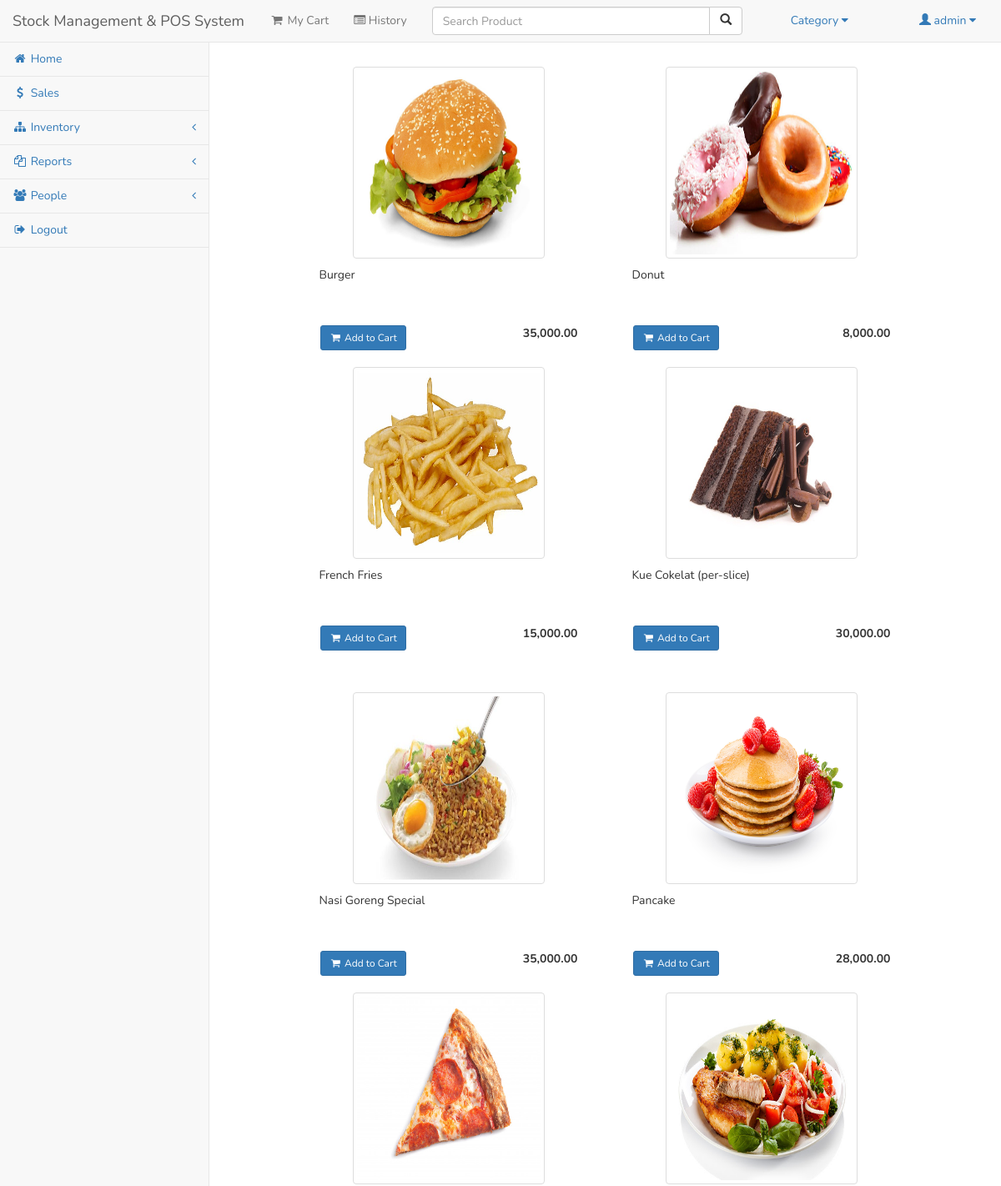
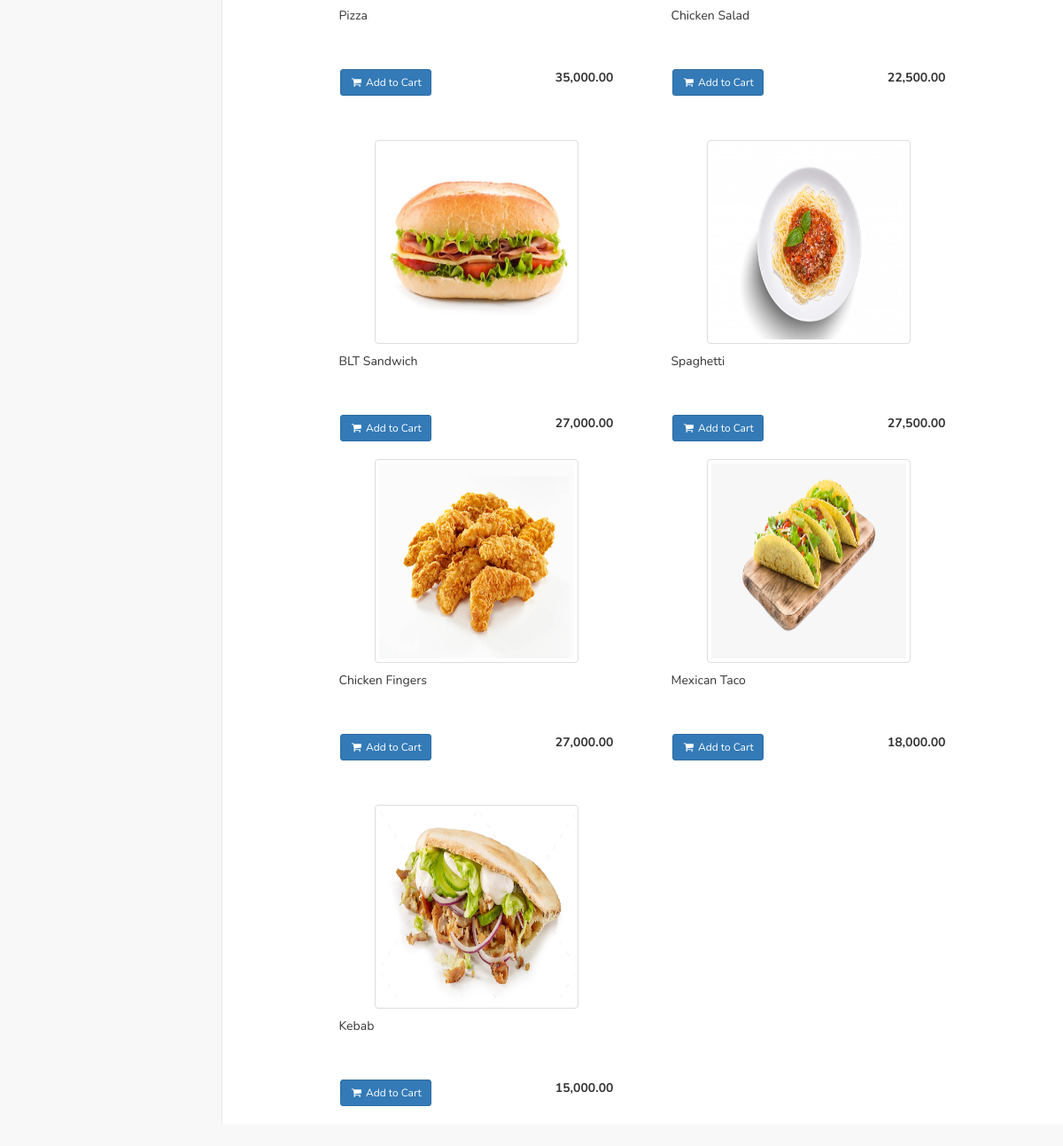
Page /admin/plist.php?cat=1 (signed in) on the committed database (2 pictures, top to bottom).
### tables this page shows
CREATE TABLE `user` (
  `userid` int(11) NOT NULL,
  `username` varchar(30) NOT NULL,
  `password` varchar(50) NOT NULL,
  `access` int(1) NOT NULL
);

CREATE TABLE `product` (
  `productid` int(11) NOT NULL,
  `categoryid` int(11) NOT NULL,
  `product_name` varchar(150) NOT NULL,
  `product_price` double NOT NULL,
  `product_qty` double NOT NULL,
  `photo` varchar(200) NOT NULL,
  `supplierid` int(11) NOT NULL
);

### admin/session.php (called while the page is built, shortened)
<?php
	include('../conn.php');
	$sq=mysqli_query($conn,"select * from `user` where userid='".$_SESSION['id']."'");
	$srow=mysqli_fetch_array($sq);
	$user=$srow['username'];
?>

### admin/plist.php (the view, shortened to what this page needs)
<?php include('session.php'); ?>
<?php include('header.php'); ?>
<?php $cat=$_GET['cat']; ?>
<body>
	<?php include('salesnavbar.php'); ?>
	<div id="wrapper">
		<div id="page-wrapper">
			<div class="container-fluid" style="max-width: 750px;">
					<div style="height: 80px;"></div>
					<div>
					<?php
						$inc=4;
						$query=mysqli_query($conn,"select * from product where categoryid='$cat'");
						while($row=mysqli_fetch_array($query)){
							$inc = ($inc == 4) ? 1 : $inc+1;
							if($inc == 1) echo "<div class='row'>";
							?>
								<div class="col-lg-6">
								<div>
									<img src="../<?php if (empty($row['photo'])){echo "upload/noimage.jpg";}else{echo $row['photo'];} ?>" style="width: 230px; height:230px; padding:auto; margin:auto;" class="thumbnail">
									<div style="height: 10px;"></div>
									<div style="height:40px; width:230px; margin-left:17px;"><?php echo $row['product_name']; ?></div>
									<div style="height: 10px;"></div>
									<div style="margin: 20px 18px 20px 18px;">
										<button type="button" class="btn btn-primary btn-sm addcart" value="<?php echo $row['productid']; ?>"><i class="fa fa-shopping-cart fa-fw"></i> Add to Cart</button> <span class="pull-right"><strong><?php echo number_format($row['product_price'],2); ?></strong></span>
									</div>
								</div>
								</div>
							<?php
						if($inc == 4) echo "</div><div style='height: 30px;'></div>";
						}
						if($inc == 1) echo "<div class='col-lg-6></div><div class='col-lg-6'></div><div class='col-lg-6'></div></div>";
					?>
					</div>
			</div>
		</div>
	</div>
</body>
</html>

### admin/salesnavbar.php (shortened to what this page needs)
  <nav class="navbar navbar-default navbar-fixed-top" role="navigation" style="margin-bottom: 0">
      <div class="navbar-header">
	<a class="navbar-brand" href="index.php">Stock Management & POS System</a>
      </div>
      <ul class=" nav navbar-nav">
	<li id="cartme" style="cursor:pointer">
             <a id="cart_control"><i class="fa fa-shopping-cart fa-fw"></i> My Cart</a>
          </li>
	<li id="history"><a href="history.php"><span class="fa fa-list-alt"></span> History</a></li>
	<li>
		<form class="navbar-form" role="search" method="POST" action="search_result2.php">
		<div class="input-group" id="searchbox" style="width:400px;">
			<input type="text" class="form-control" placeholder="Search Product" name="search" id="search">
			<div class="input-group-btn">
			<button class="btn btn-default" type="submit"><i class="glyphicon glyphicon-search"></i></button>
			</div>
		</div>
		</form>
	</li>
</ul>
      <ul class="nav navbar-top-links navbar-header">
          <li class="dropdown">
              <a class="dropdown-toggle" data-toggle="dropdown" href="#"> Category <i class="fa fa-caret-down"></i>
              </a>
          </li>
      </ul>
      <ul class="nav navbar-top-links navbar-right">
          <li class="dropdown">
              <a class="dropdown-toggle" data-toggle="dropdown" href="#">
			<span class="glyphicon glyphicon-user"></span> <?php echo $user; ?> <i class="fa fa-caret-down"></i>
              </a>
          </li>
      </ul>
      <div class="navbar-default sidebar" role="navigation">
          <div class="sidebar-nav navbar-collapse">
              <ul class="nav" id="side-menu">
                  <li>
                      <a href="index.php"><i class="fa fa-home fa-fw"></i> Home </a>
                  </li>
                  <li>
                      <a href="sales_trans.php"><i class="fa fa-usd fa-fw"></i> Sales </a>
                  </li>
                  <li>
                      <a href="#"><i class="fa fa-sitemap fa-fw"></i> Inventory <span class="fa arrow"></span></a>
                  </li>
			<li>
                      <a href="#"><i class="fa fa-copy fa-fw"></i> Reports<span class="fa arrow"></span></a>
                  </li>
                  <li>
                      <a href="#"><i class="fa fa-users fa-fw"></i> People <span class="fa arrow"></span></a>
                  </li>
			<li><a href="#logout" data-toggle="modal"><i class="fa fa-sign-out fa-fw"></i> Logout</a></li>
              </ul>
          </div>
      </div>
  </nav>

### admin/header.php (style rules this page uses)
* { font-family: 'Nunito', sans-serif; }

### admin/plist.php (style rules this page uses)
body { margin-bottom: 25px; }

### rows in the picture
user: username "admin"
product: photo (picture), product_name "Burger", $row['productid'] 1 (drawn), product_price "35,000.00"
product: photo (picture), product_name "Donut", $row['productid'] 2 (drawn), product_price "8,000.00"
product: photo (picture), product_name "French Fries", $row['productid'] 3 (drawn), product_price "15,000.00"
product: photo (picture), product_name "Kue Cokelat (per-slice)", $row['productid'] 4 (drawn), product_price "30,000.00"
product: photo (picture), product_name "Nasi Goreng Special", $row['productid'] 5 (drawn), product_price "35,000.00"
product: photo (picture), product_name "Pancake", $row['productid'] 6 (drawn), product_price "28,000.00"
product: photo (picture), product_name "Pizza", $row['productid'] 8 (drawn), product_price "35,000.00"
product: photo (picture), product_name "Chicken Salad", $row['productid'] 17 (drawn), product_price "22,500.00"
product: photo (picture), product_name "BLT Sandwich", $row['productid'] 18 (drawn), product_price "27,000.00"
product: photo (picture), product_name "Spaghetti", $row['productid'] 19 (drawn), product_price "27,500.00"
product: photo (picture), product_name "Chicken Fingers", $row['productid'] 21 (drawn), product_price "27,000.00"
product: photo (picture), product_name "Mexican Taco", $row['productid'] 23 (drawn), product_price "18,000.00"
product: photo (picture), product_name "Kebab", $row['productid'] 24 (drawn), product_price "15,000.00"
